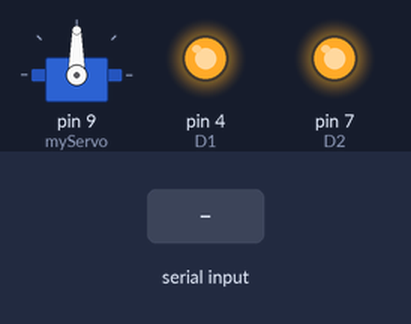
The sketch below on a simulated Arduino Uno, built with avr-gcc and run on an emulated ATmega328P. Parts: servo, output pins drawn as LEDs (lit = HIGH). Inputs (shaded band) come from the test bench. Pins used as bus, display or sensor lines are not drawn.

Above: at 4.4 s.
4.5 s: "d" received over Serial
At 5.4 s:
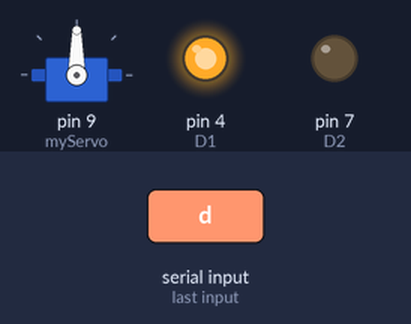
6.0 s: "a" received over Serial
At 6.5 s:
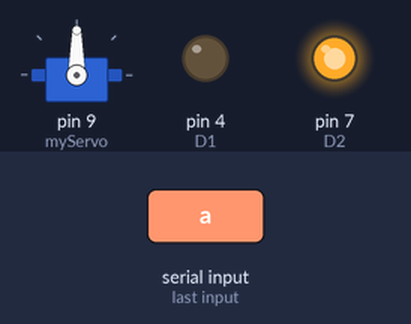
7.5 s: "w" received over Serial
At 8.7 s:
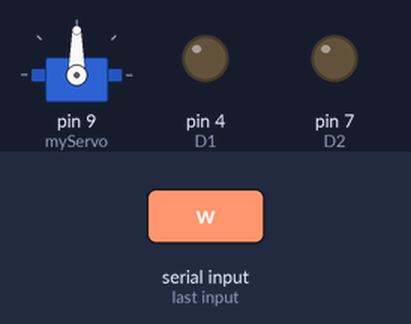
9.0 s: "x" received over Serial
At 10.0 s:
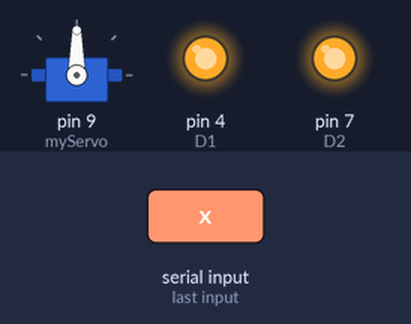
Timing chart, 0 to 11.5 s (numbered marks = the images above; inputs shaded):
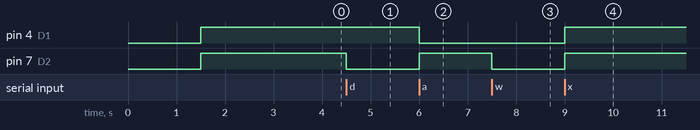

Measured:
- after the input at 4.5 s, pin 7 (D2): HIGH → LOW at once
- after the input at 6.0 s, pin 4 (D1): HIGH → LOW at once; pin 7 (D2): LOW → HIGH at once
- after the input at 7.5 s, pin 7 (D2): HIGH → LOW at once
- after the input at 9.0 s, pin 4 (D1), pin 7 (D2): LOW → HIGH at once

The sketch:

Func1.ino
```cpp
//use of this library disables the use of analogWrite()[PWM]
//functionality on pins 9 and 10
//whether or not those pins are connected to a servo motor
#include <Servo.h>
#define Range 50
#define colRange 5

///////////
// Servo //
///////////
// Create servo object to control a servo
Servo myServo;

// Variable to store the current position
int pos = 0;

// Variables to store the values of sensor readings
float curr = 0;
float left = 0;
float right = 0;

///////////////
// Car Motor //
///////////////
int S1 = 5; // PWM1 Controls speed
int D1 = 4; // Direction 1  IN Controls Distance
int S2 = 6; // PWM2    EN Controls speed
int D2 = 7; // Direction 2 Controls Distance
int MAX_SPEED = 255; // Max speed
int default_speed = 100; // Default speed for debugging purposes
int turn = 125;

///////////////////////
// Ultrasonic Sensor //
///////////////////////
int temp = A1;
int trig = 3;
int echo = 2;
int buzzer = 1;    // Possible Implementation of Piezzo buzzer
double D = 293.66;
long maxDistance = 50.0; // Max Distance you want the Sensor to measure
long buzzerDistance = 10.0; // Threshold value for the buzzer
long duration, sound, tempVal;
float distance; //This is in cm.

void setup() {
	// Attaches servo on pin 9 to servo object
	myServo.attach(9);

	pinMode(D1, OUTPUT);
	pinMode(D2, OUTPUT);
	// pinMode(S1, OUTPUT);
	// pinMode(S2, OUTPUT);

	pinMode(temp, INPUT);
	pinMode(trig, OUTPUT);
	pinMode(echo, INPUT);
	pinMode(buzzer, OUTPUT);
	Serial.begin(9600);
}

void loop() {
	go_forward(default_speed);        // Testing going forward for 1.5 seconds
	delay(1500);
	stop();
	delay(2000);
	char val;
	while (1) {
		val = Serial.read();
		if (val != -1) {
			switch (val) {
			case 'w':
				go_forward(default_speed);
				break;
			case 'x':
				go_backward(default_speed);
				break;
			case 'd':
				turn_right(default_speed);
				break;
			case 'a':
				turn_left(default_speed);
				break;
			case 's':
				stop();
				break;
			}
		}
	}

	curr = getDistance();

	if (curr <= Range)
	{
		while (curr >= colRange)
		{
			// Slow down till stop
		}

		if (curr < colRange)
		{
			setServo(90);
			right = getDistance();
			setServo(180);
			left = getDistance();
		}
	}

	while (left != 0 && right != 0)
	{
		if (left > right)
		{
			turn_left(turn);
		}
		if (right > left)
		{
			turn_right(turn);
		}
	}
}

/*
 * Set servo motor at a particular angular position
 *    param:  targetPos - the angle you want to set it to
 */
void setServo(int targetPos) {
	//make the servor motor turn 1 degree every 15 milliseconds
	//until it reaches the target position
	while (pos != targetPos) {
		if (targetPos > pos)
			pos++;
		else
			pos--;
		myServo.write(pos);  // tell servo to go to position in variable 'pos'
		delay(15);  // waits 15ms for the servo to reach the position
	}
}

/*
 * Set servo motor at a particular angular position without waiting
 *    param:  targetPos - the angle you want to set it to
 */
void setServoNow(int targetPos) {

	myServo.write(targetPos);  // tell servo to go to position in variable 'targetPos'
}

float getDistance()
{
	// Calculating Temperature and Sound using given formulas
	tempVal = (5.0 * analogRead(temp) * 100.0) / 1024;
	sound = 331.5 + (0.6 * tempVal);

	// Using property of Ultrasonic sensor, we can find the duration of each pulse
	// Trigger sends pulses, then echo can calculate the duration
	digitalWrite(trig, LOW);
	delayMicroseconds(5);
	digitalWrite(trig, HIGH);
	delayMicroseconds(5);
	digitalWrite(trig, LOW);
	duration = pulseIn(echo, HIGH);
	distance = duration / (2.0 / (sound * 100 * (1.0 / 1000000.0)));


	// Calculating distance using duration
	// Getting rid of garbage values from sensor
	if (distance < maxDistance)
	{
		// Calculating distances with given formula and new Speed of Sound
		Serial.println(distance);
		return distance;
	}
}

/**
 * Makes the car move foward given the speed in int.
 * @param  {int} int speed         input speed
 */
void go_forward(int speed) {
	motor1(speed, false);
	motor2(speed, false);
}

/**
 * Stops the car from moving
 */
void stop() {
	motor1(0, true);
	motor2(0, true);
}
/**
 * Makes the car move backward in the given speed
 * @param  {int} speed         given speed
 */
void go_backward(int speed) {
	motor1(speed, true);
	motor2(speed, true);
}
/**
 * Turns the card right in the given speed
 * @param  {int} int speed         input speed
 */
void turn_right(int speed) {
	motor1(speed, true);
	motor2(speed, false);
}
/**
 * Turns the car left in the given speed
 * @param  {int} int speed         input speed
 */
void turn_left(int speed) {
	motor1(speed, false);
	motor2(speed, true);
}


/**
 * Moves the left motor from given speed and direction.
 * boolean determines the direction of the rotation
 * @param  {[int]} int     speed           input speed
 * @param  {boolean} boolean reverse       rotation direction
 */
void motor1(int speed, boolean reverse) {
	analogWrite(S1, speed);
	if (reverse)
		digitalWrite(D1, HIGH);
	else
		digitalWrite(D1, LOW);
}
/**
 * Moves the right motor from given speed and direction
 * @param  {int} int speed                 rotation speed
 * @param  {boolean} boolean reverse       rotation direction, true for reverse
 */
void motor2(int speed, boolean reverse) {
	analogWrite(S2, speed);
	if (reverse)
		digitalWrite(D2, HIGH);
	else
		digitalWrite(D2, LOW);
}
```
